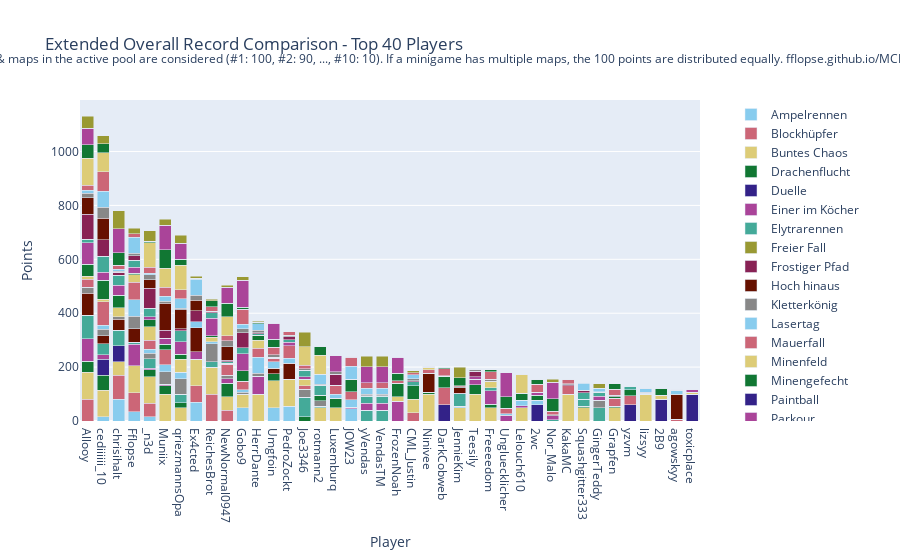

The code cell stored with this chart in its notebook:
### Code cell
import plotly.graph_objects as go

# Sum all columns to get the total score
outDf['Total'] = outDf.sum(axis=1)

# Sort by total score and fill N/A values with 0
outDf = outDf.sort_values(by='Total', ascending=False).fillna(0)

# Crop to top 10 players
cropDf = outDf.head(40).copy()

# Drop the 'Total' column for plotting
cropDf = cropDf.drop(columns=['Total'])

# Create a color palette
color_palette = px.colors.qualitative.Safe

# Create the stacked bar plot
fig = go.Figure()

cropDf = remove_duplicate_columns(cropDf)

for column in cropDf.columns.difference(['Player']):
    fig.add_trace(go.Bar(
        x=cropDf.index,
        y=cropDf[column],
        name=column,
        marker_color=color_palette[len(fig.data) % len(color_palette)]
    ))

# Update layout
fig.update_layout(
    barmode='stack',
    title='Extended Overall Record Comparison - Top 40 Players',
    xaxis=dict(title='Player'),
    yaxis=dict(title='Points'),
    #height=800,
    #width=1000,
    legend=dict(
        x=1.05,
        y=0.5,
        traceorder='normal',
        font=dict(size=12),
        bgcolor='rgba(255, 255, 255, 0)',
        bordercolor='rgba(0, 0, 0, 0)'
    ),
    margin=dict(r=200),  # Adjust right margin to make room for the legend
    annotations=[
        dict(
            x=0.5,
            y=1.1635,
            xref='paper',
            yref='paper',
            text='Max 100 points per minigame. Records #1 through #10 of games & maps in the active pool are considered (#1: 100, #2: 90, ..., #10: 10). If a minigame has multiple maps, the 100 points are distributed equally. fflopse.github.io/MCP-Records/data-analysis/global-ranking.ipynb',
            showarrow=False,
            font=dict(size=12),
            xanchor='center'
        )
    ]
)

fig.show()

# save the plot as an html file

fig.write_html('out/ext_overall_record_comparison.html')

### Figure 1 — Plotly figure (JSON) as saved in the notebook; plotly's stock layout.template omitted (floating-point values rounded to 4 significant figures)
{"data": [{"marker": {"color": "rgb(136, 204, 238)"}, "name": "Ampelrennen", "type": "bar", "x": ["Allooy", "cediiiiii_10", "chrisihalt", "Fflopse", "_n3d", "Muniix", "qriezmannsOpa", "Ex4cted", "ReichesBrot", "NewNormal0947", "Gobo9", "HerrDante", "Umgfoin", "PedroZockt", "Joe3346", "rotmann2", "Luxemburq", "JOW23", "yVendas", "VendasTM", "FrozenNoah", "CML_Justin", "Ninivee", "DarkCobweb", "JennieKim", "Teesily", "Freeeedom", "Ungluecklicher", "Lelouch610", "2wc", "Nor_Malo", "KakaMC", "Squashgitter333", "GingerTeddy", "Grapfen", "yzvm", "lizsyy", "2B9", "agowskyy", "toxicplace"], "y": [0.0, 15.0, 80.0, 35.0, 15.0, 0.0, 0.0, 70.0, 0.0, 0.0, 50.0, 0.0, 50.0, 55.0, 0.0, 0.0, 0.0, 45.0, 0.0, 0.0, 0.0, 0.0, 0.0, 0.0, 0.0, 0.0, 0.0, 0.0, 0.0, 0.0, 0.0, 0.0, 0.0, 0.0, 0.0, 0.0, 0.0, 0.0, 0.0, 0.0]}, {"marker": {"color": "rgb(204, 102, 119)"}, "name": "Blockhüpfer", "type": "bar", "x": ["Allooy", "cediiiiii_10", "chrisihalt", "Fflopse", "_n3d", "Muniix", "qriezmannsOpa", "Ex4cted", "ReichesBrot", "NewNormal0947", "Gobo9", "HerrDante", "Umgfoin", "PedroZockt", "Joe3346", "rotmann2", "Luxemburq", "JOW23", "yVendas", "VendasTM", "FrozenNoah", "CML_Justin", "Ninivee", "DarkCobweb", "JennieKim", "Teesily", "Freeeedom", "Ungluecklicher", "Lelouch610", "2wc", "Nor_Malo", "KakaMC", "Squashgitter333", "GingerTeddy", "Grapfen", "yzvm", "lizsyy", "2B9", "agowskyy", "toxicplace"], "y": [80.0, 0.0, 90.0, 70.0, 50.0, 0.0, 0.0, 60.0, 100.0, 40.0, 0.0, 0.0, 0.0, 0.0, 0.0, 0.0, 0.0, 0.0, 0.0, 0.0, 0.0, 30.0, 0.0, 0.0, 0.0, 0.0, 0.0, 0.0, 0.0, 0.0, 0.0, 0.0, 0.0, 0.0, 0.0, 0.0, 0.0, 0.0, 0.0, 0.0]}, {"marker": {"color": "rgb(221, 204, 119)"}, "name": "Buntes Chaos", "type": "bar", "x": ["Allooy", "cediiiiii_10", "chrisihalt", "Fflopse", "_n3d", "Muniix", "qriezmannsOpa", "Ex4cted", "ReichesBrot", "NewNormal0947", "Gobo9", "HerrDante", "Umgfoin", "PedroZockt", "Joe3346", "rotmann2", "Luxemburq", "JOW23", "yVendas", "VendasTM", "FrozenNoah", "CML_Justin", "Ninivee", "DarkCobweb", "JennieKim", "Teesily", "Freeeedom", "Ungluecklicher", "Lelouch610", "2wc", "Nor_Malo", "KakaMC", "Squashgitter333", "GingerTeddy", "Grapfen", "yzvm", "lizsyy", "2B9", "agowskyy", "toxicplace"], "y": [100.0, 100.0, 50.0, 100.0, 100.0, 100.0, 50.0, 100.0, 100.0, 50.0, 50.0, 100.0, 100.0, 100.0, 0.0, 50.0, 50.0, 0.0, 0.0, 0.0, 0.0, 50.0, 100.0, 0.0, 50.0, 100.0, 50.0, 0.0, 50.0, 0.0, 0.0, 100.0, 50.0, 0.0, 50.0, 0.0, 100.0, 0.0, 0.0, 0.0]}, {"marker": {"color": "rgb(17, 119, 51)"}, "name": "Drachenflucht", "type": "bar", "x": ["Allooy", "cediiiiii_10", "chrisihalt", "Fflopse", "_n3d", "Muniix", "qriezmannsOpa", "Ex4cted", "ReichesBrot", "NewNormal0947", "Gobo9", "HerrDante", "Umgfoin", "PedroZockt", "Joe3346", "rotmann2", "Luxemburq", "JOW23", "yVendas", "VendasTM", "FrozenNoah", "CML_Justin", "Ninivee", "DarkCobweb", "JennieKim", "Teesily", "Freeeedom", "Ungluecklicher", "Lelouch610", "2wc", "Nor_Malo", "KakaMC", "Squashgitter333", "GingerTeddy", "Grapfen", "yzvm", "lizsyy", "2B9", "agowskyy", "toxicplace"], "y": [42.5, 55.0, 0.0, 0.0, 25.0, 30.0, 17.5, 0.0, 0.0, 50.0, 0.0, 0.0, 25.0, 0.0, 15.0, 0.0, 35.0, 0.0, 0.0, 0.0, 0.0, 50.0, 7.5, 0.0, 0.0, 35.0, 12.5, 0.0, 0.0, 0.0, 0.0, 0.0, 5.0, 0.0, 5.0, 0.0, 0.0, 0.0, 0.0, 0.0]}, {"marker": {"color": "rgb(51, 34, 136)"}, "name": "Duelle", "type": "bar", "x": ["Allooy", "cediiiiii_10", "chrisihalt", "Fflopse", "_n3d", "Muniix", "qriezmannsOpa", "Ex4cted", "ReichesBrot", "NewNormal0947", "Gobo9", "HerrDante", "Umgfoin", "PedroZockt", "Joe3346", "rotmann2", "Luxemburq", "JOW23", "yVendas", "VendasTM", "FrozenNoah", "CML_Justin", "Ninivee", "DarkCobweb", "JennieKim", "Teesily", "Freeeedom", "Ungluecklicher", "Lelouch610", "2wc", "Nor_Malo", "KakaMC", "Squashgitter333", "GingerTeddy", "Grapfen", "yzvm", "lizsyy", "2B9", "agowskyy", "toxicplace"], "y": [0.0, 60.0, 60.0, 0.0, 0.0, 0.0, 0.0, 0.0, 0.0, 0.0, 0.0, 0.0, 0.0, 0.0, 0.0, 0.0, 0.0, 0.0, 0.0, 0.0, 0.0, 0.0, 0.0, 60.0, 0.0, 0.0, 0.0, 0.0, 0.0, 60.0, 0.0, 0.0, 0.0, 0.0, 0.0, 60.0, 0.0, 80.0, 0.0, 100.0]}, {"marker": {"color": "rgb(170, 68, 153)"}, "name": "Einer im Köcher", "type": "bar", "x": ["Allooy", "cediiiiii_10", "chrisihalt", "Fflopse", "_n3d", "Muniix", "qriezmannsOpa", "Ex4cted", "ReichesBrot", "NewNormal0947", "Gobo9", "HerrDante", "Umgfoin", "PedroZockt", "Joe3346", "rotmann2", "Luxemburq", "JOW23", "yVendas", "VendasTM", "FrozenNoah", "CML_Justin", "Ninivee", "DarkCobweb", "JennieKim", "Teesily", "Freeeedom", "Ungluecklicher", "Lelouch610", "2wc", "Nor_Malo", "KakaMC", "Squashgitter333", "GingerTeddy", "Grapfen", "yzvm", "lizsyy", "2B9", "agowskyy", "toxicplace"], "y": [83.33, 16.67, 0.0, 80.0, 6.667, 6.667, 0.0, 26.67, 0.0, 16.67, 0.0, 66.67, 0.0, 0.0, 0.0, 0.0, 0.0, 6.667, 0.0, 0.0, 73.33, 0.0, 0.0, 0.0, 0.0, 20.0, 50.0, 20.0, 6.667, 0.0, 0.0, 0.0, 0.0, 0.0, 0.0, 0.0, 0.0, 0.0, 0.0, 0.0]}, {"marker": {"color": "rgb(68, 170, 153)"}, "name": "Elytrarennen", "type": "bar", "x": ["Allooy", "cediiiiii_10", "chrisihalt", "Fflopse", "_n3d", "Muniix", "qriezmannsOpa", "Ex4cted", "ReichesBrot", "NewNormal0947", "Gobo9", "HerrDante", "Umgfoin", "PedroZockt", "Joe3346", "rotmann2", "Luxemburq", "JOW23", "yVendas", "VendasTM", "FrozenNoah", "CML_Justin", "Ninivee", "DarkCobweb", "JennieKim", "Teesily", "Freeeedom", "Ungluecklicher", "Lelouch610", "2wc", "Nor_Malo", "KakaMC", "Squashgitter333", "GingerTeddy", "Grapfen", "yzvm", "lizsyy", "2B9", "agowskyy", "toxicplace"], "y": [87.5, 40.0, 57.5, 7.5, 35.0, 0.0, 32.5, 0.0, 20.0, 0.0, 0.0, 0.0, 0.0, 0.0, 72.5, 5.0, 0.0, 0.0, 40.0, 40.0, 0.0, 15.0, 0.0, 0.0, 0.0, 0.0, 10.0, 0.0, 0.0, 0.0, 5.0, 0.0, 25.0, 50.0, 0.0, 0.0, 0.0, 0.0, 0.0, 0.0]}, {"marker": {"color": "rgb(153, 153, 51)"}, "name": "Freier Fall", "type": "bar", "x": ["Allooy", "cediiiiii_10", "chrisihalt", "Fflopse", "_n3d", "Muniix", "qriezmannsOpa", "Ex4cted", "ReichesBrot", "NewNormal0947", "Gobo9", "HerrDante", "Umgfoin", "PedroZockt", "Joe3346", "rotmann2", "Luxemburq", "JOW23", "yVendas", "VendasTM", "FrozenNoah", "CML_Justin", "Ninivee", "DarkCobweb", "JennieKim", "Teesily", "Freeeedom", "Ungluecklicher", "Lelouch610", "2wc", "Nor_Malo", "KakaMC", "Squashgitter333", "GingerTeddy", "Grapfen", "yzvm", "lizsyy", "2B9", "agowskyy", "toxicplace"], "y": [0.0, 0.0, 0.0, 0.0, 0.0, 0.0, 0.0, 0.0, 0.0, 0.0, 0.0, 0.0, 0.0, 0.0, 0.0, 0.0, 0.0, 0.0, 0.0, 0.0, 0.0, 0.0, 0.0, 0.0, 0.0, 0.0, 0.0, 0.0, 0.0, 0.0, 0.0, 0.0, 0.0, 0.0, 0.0, 0.0, 0.0, 0.0, 0.0, 0.0]}, {"marker": {"color": "rgb(136, 34, 85)"}, "name": "Frostiger Pfad", "type": "bar", "x": ["Allooy", "cediiiiii_10", "chrisihalt", "Fflopse", "_n3d", "Muniix", "qriezmannsOpa", "Ex4cted", "ReichesBrot", "NewNormal0947", "Gobo9", "HerrDante", "Umgfoin", "PedroZockt", "Joe3346", "rotmann2", "Luxemburq", "JOW23", "yVendas", "VendasTM", "FrozenNoah", "CML_Justin", "Ninivee", "DarkCobweb", "JennieKim", "Teesily", "Freeeedom", "Ungluecklicher", "Lelouch610", "2wc", "Nor_Malo", "KakaMC", "Squashgitter333", "GingerTeddy", "Grapfen", "yzvm", "lizsyy", "2B9", "agowskyy", "toxicplace"], "y": [0.0, 0.0, 0.0, 0.0, 0.0, 0.0, 0.0, 0.0, 0.0, 0.0, 0.0, 0.0, 0.0, 0.0, 0.0, 0.0, 0.0, 0.0, 0.0, 0.0, 0.0, 0.0, 0.0, 0.0, 0.0, 0.0, 0.0, 0.0, 0.0, 0.0, 0.0, 0.0, 0.0, 0.0, 0.0, 0.0, 0.0, 0.0, 0.0, 0.0]}, {"marker": {"color": "rgb(102, 17, 0)"}, "name": "Hoch hinaus", "type": "bar", "x": ["Allooy", "cediiiiii_10", "chrisihalt", "Fflopse", "_n3d", "Muniix", "qriezmannsOpa", "Ex4cted", "ReichesBrot", "NewNormal0947", "Gobo9", "HerrDante", "Umgfoin", "PedroZockt", "Joe3346", "rotmann2", "Luxemburq", "JOW23", "yVendas", "VendasTM", "FrozenNoah", "CML_Justin", "Ninivee", "DarkCobweb", "JennieKim", "Teesily", "Freeeedom", "Ungluecklicher", "Lelouch610", "2wc", "Nor_Malo", "KakaMC", "Squashgitter333", "GingerTeddy", "Grapfen", "yzvm", "lizsyy", "2B9", "agowskyy", "toxicplace"], "y": [80.0, 30.0, 40.0, 50.0, 0.0, 0.0, 0.0, 90.0, 0.0, 0.0, 0.0, 0.0, 20.0, 60.0, 0.0, 0.0, 0.0, 0.0, 0.0, 0.0, 0.0, 0.0, 70.0, 0.0, 0.0, 0.0, 0.0, 0.0, 0.0, 0.0, 0.0, 0.0, 0.0, 0.0, 0.0, 0.0, 0.0, 0.0, 0.0, 0.0]}, {"marker": {"color": "rgb(136, 136, 136)"}, "name": "Kletterkönig", "type": "bar", "x": ["Allooy", "cediiiiii_10", "chrisihalt", "Fflopse", "_n3d", "Muniix", "qriezmannsOpa", "Ex4cted", "ReichesBrot", "NewNormal0947", "Gobo9", "HerrDante", "Umgfoin", "PedroZockt", "Joe3346", "rotmann2", "Luxemburq", "JOW23", "yVendas", "VendasTM", "FrozenNoah", "CML_Justin", "Ninivee", "DarkCobweb", "JennieKim", "Teesily", "Freeeedom", "Ungluecklicher", "Lelouch610", "2wc", "Nor_Malo", "KakaMC", "Squashgitter333", "GingerTeddy", "Grapfen", "yzvm", "lizsyy", "2B9", "agowskyy", "toxicplace"], "y": [23.33, 23.33, 10.0, 46.67, 20.0, 46.67, 56.67, 0.0, 66.67, 13.33, 6.667, 10.0, 0.0, 0.0, 30.0, 20.0, 0.0, 0.0, 0.0, 0.0, 0.0, 0.0, 0.0, 0.0, 0.0, 0.0, 0.0, 0.0, 0.0, 0.0, 0.0, 0.0, 0.0, 26.67, 0.0, 0.0, 0.0, 0.0, 0.0, 0.0]}, {"marker": {"color": "rgb(136, 204, 238)"}, "name": "Lasertag", "type": "bar", "x": ["Allooy", "cediiiiii_10", "chrisihalt", "Fflopse", "_n3d", "Muniix", "qriezmannsOpa", "Ex4cted", "ReichesBrot", "NewNormal0947", "Gobo9", "HerrDante", "Umgfoin", "PedroZockt", "Joe3346", "rotmann2", "Luxemburq", "JOW23", "yVendas", "VendasTM", "FrozenNoah", "CML_Justin", "Ninivee", "DarkCobweb", "JennieKim", "Teesily", "Freeeedom", "Ungluecklicher", "Lelouch610", "2wc", "Nor_Malo", "KakaMC", "Squashgitter333", "GingerTeddy", "Grapfen", "yzvm", "lizsyy", "2B9", "agowskyy", "toxicplace"], "y": [0.0, 15.0, 0.0, 60.0, 15.0, 25.0, 25.0, 22.5, 7.5, 0.0, 10.0, 60.0, 25.0, 17.5, 0.0, 0.0, 15.0, 27.5, 0.0, 0.0, 0.0, 0.0, 0.0, 0.0, 5.0, 0.0, 0.0, 0.0, 20.0, 17.5, 0.0, 0.0, 0.0, 0.0, 0.0, 0.0, 0.0, 0.0, 0.0, 0.0]}, {"marker": {"color": "rgb(204, 102, 119)"}, "name": "Mauerfall", "type": "bar", "x": ["Allooy", "cediiiiii_10", "chrisihalt", "Fflopse", "_n3d", "Muniix", "qriezmannsOpa", "Ex4cted", "ReichesBrot", "NewNormal0947", "Gobo9", "HerrDante", "Umgfoin", "PedroZockt", "Joe3346", "rotmann2", "Luxemburq", "JOW23", "yVendas", "VendasTM", "FrozenNoah", "CML_Justin", "Ninivee", "DarkCobweb", "JennieKim", "Teesily", "Freeeedom", "Ungluecklicher", "Lelouch610", "2wc", "Nor_Malo", "KakaMC", "Squashgitter333", "GingerTeddy", "Grapfen", "yzvm", "lizsyy", "2B9", "agowskyy", "toxicplace"], "y": [30.0, 86.67, 0.0, 66.67, 33.33, 56.67, 0.0, 0.0, 0.0, 40.0, 30.0, 33.33, 13.33, 46.67, 13.33, 0.0, 33.33, 30.0, 0.0, 0.0, 0.0, 0.0, 13.33, 63.33, 0.0, 0.0, 0.0, 0.0, 0.0, 0.0, 0.0, 30.0, 0.0, 0.0, 30.0, 33.33, 0.0, 0.0, 6.667, 0.0]}, {"marker": {"color": "rgb(221, 204, 119)"}, "name": "Minenfeld", "type": "bar", "x": ["Allooy", "cediiiiii_10", "chrisihalt", "Fflopse", "_n3d", "Muniix", "qriezmannsOpa", "Ex4cted", "ReichesBrot", "NewNormal0947", "Gobo9", "HerrDante", "Umgfoin", "PedroZockt", "Joe3346", "rotmann2", "Luxemburq", "JOW23", "yVendas", "VendasTM", "FrozenNoah", "CML_Justin", "Ninivee", "DarkCobweb", "JennieKim", "Teesily", "Freeeedom", "Ungluecklicher", "Lelouch610", "2wc", "Nor_Malo", "KakaMC", "Squashgitter333", "GingerTeddy", "Grapfen", "yzvm", "lizsyy", "2B9", "agowskyy", "toxicplace"], "y": [10.0, 10.0, 33.33, 26.67, 50.0, 0.0, 46.67, 0.0, 16.67, 0.0, 0.0, 30.0, 0.0, 0.0, 23.33, 0.0, 0.0, 0.0, 0.0, 0.0, 16.67, 0.0, 6.667, 0.0, 0.0, 0.0, 23.33, 0.0, 0.0, 0.0, 0.0, 0.0, 0.0, 0.0, 0.0, 0.0, 0.0, 13.33, 0.0, 6.667]}, {"marker": {"color": "rgb(17, 119, 51)"}, "name": "Minengefecht", "type": "bar", "x": ["Allooy", "cediiiiii_10", "chrisihalt", "Fflopse", "_n3d", "Muniix", "qriezmannsOpa", "Ex4cted", "ReichesBrot", "NewNormal0947", "Gobo9", "HerrDante", "Umgfoin", "PedroZockt", "Joe3346", "rotmann2", "Luxemburq", "JOW23", "yVendas", "VendasTM", "FrozenNoah", "CML_Justin", "Ninivee", "DarkCobweb", "JennieKim", "Teesily", "Freeeedom", "Ungluecklicher", "Lelouch610", "2wc", "Nor_Malo", "KakaMC", "Squashgitter333", "GingerTeddy", "Grapfen", "yzvm", "lizsyy", "2B9", "agowskyy", "toxicplace"], "y": [45.0, 70.0, 45.0, 5.0, 25.0, 20.0, 20.0, 0.0, 5.0, 5.0, 40.0, 17.5, 0.0, 0.0, 0.0, 20.0, 0.0, 45.0, 0.0, 0.0, 47.5, 0.0, 0.0, 42.5, 0.0, 0.0, 0.0, 0.0, 25.0, 17.5, 0.0, 0.0, 0.0, 0.0, 5.0, 22.5, 0.0, 0.0, 0.0, 0.0]}, {"marker": {"color": "rgb(51, 34, 136)"}, "name": "Paintball", "type": "bar", "x": ["Allooy", "cediiiiii_10", "chrisihalt", "Fflopse", "_n3d", "Muniix", "qriezmannsOpa", "Ex4cted", "ReichesBrot", "NewNormal0947", "Gobo9", "HerrDante", "Umgfoin", "PedroZockt", "Joe3346", "rotmann2", "Luxemburq", "JOW23", "yVendas", "VendasTM", "FrozenNoah", "CML_Justin", "Ninivee", "DarkCobweb", "JennieKim", "Teesily", "Freeeedom", "Ungluecklicher", "Lelouch610", "2wc", "Nor_Malo", "KakaMC", "Squashgitter333", "GingerTeddy", "Grapfen", "yzvm", "lizsyy", "2B9", "agowskyy", "toxicplace"], "y": [0.0, 0.0, 0.0, 0.0, 0.0, 0.0, 0.0, 0.0, 0.0, 0.0, 0.0, 0.0, 0.0, 0.0, 0.0, 0.0, 0.0, 0.0, 0.0, 0.0, 0.0, 0.0, 0.0, 0.0, 0.0, 0.0, 0.0, 0.0, 0.0, 0.0, 0.0, 0.0, 0.0, 0.0, 0.0, 0.0, 0.0, 0.0, 0.0, 0.0]}, {"marker": {"color": "rgb(170, 68, 153)"}, "name": "Parkour", "type": "bar", "x": ["Allooy", "cediiiiii_10", "chrisihalt", "Fflopse", "_n3d", "Muniix", "qriezmannsOpa", "Ex4cted", "ReichesBrot", "NewNormal0947", "Gobo9", "HerrDante", "Umgfoin", "PedroZockt", "Joe3346", "rotmann2", "Luxemburq", "JOW23", "yVendas", "VendasTM", "FrozenNoah", "CML_Justin", "Ninivee", "DarkCobweb", "JennieKim", "Teesily", "Freeeedom", "Ungluecklicher", "Lelouch610", "2wc", "Nor_Malo", "KakaMC", "Squashgitter333", "GingerTeddy", "Grapfen", "yzvm", "lizsyy", "2B9", "agowskyy", "toxicplace"], "y": [80.0, 30.0, 37.5, 22.5, 12.5, 22.5, 45.0, 0.0, 65.0, 0.0, 62.5, 0.0, 0.0, 12.5, 10.0, 0.0, 0.0, 0.0, 25.0, 25.0, 0.0, 0.0, 0.0, 0.0, 0.0, 10.0, 0.0, 0.0, 0.0, 12.5, 15.0, 0.0, 0.0, 15.0, 0.0, 0.0, 0.0, 0.0, 0.0, 10.0]}, {"marker": {"color": "rgb(68, 170, 153)"}, "name": "Pferderennen", "type": "bar", "x": ["Allooy", "cediiiiii_10", "chrisihalt", "Fflopse", "_n3d", "Muniix", "qriezmannsOpa", "Ex4cted", "ReichesBrot", "NewNormal0947", "Gobo9", "HerrDante", "Umgfoin", "PedroZockt", "Joe3346", "rotmann2", "Luxemburq", "JOW23", "yVendas", "VendasTM", "FrozenNoah", "CML_Justin", "Ninivee", "DarkCobweb", "JennieKim", "Teesily", "Freeeedom", "Ungluecklicher", "Lelouch610", "2wc", "Nor_Malo", "KakaMC", "Squashgitter333", "GingerTeddy", "Grapfen", "yzvm", "lizsyy", "2B9", "agowskyy", "toxicplace"], "y": [13.33, 60.0, 36.67, 26.67, 31.67, 0.0, 41.67, 0.0, 21.67, 5.0, 23.33, 6.667, 3.333, 10.0, 25.0, 36.67, 0.0, 0.0, 26.67, 26.67, 0.0, 0.0, 0.0, 0.0, 46.67, 0.0, 0.0, 0.0, 0.0, 0.0, 0.0, 0.0, 25.0, 15.0, 0.0, 13.33, 3.333, 0.0, 0.0, 0.0]}, {"marker": {"color": "rgb(153, 153, 51)"}, "name": "Reihenfolge", "type": "bar", "x": ["Allooy", "cediiiiii_10", "chrisihalt", "Fflopse", "_n3d", "Muniix", "qriezmannsOpa", "Ex4cted", "ReichesBrot", "NewNormal0947", "Gobo9", "HerrDante", "Umgfoin", "PedroZockt", "Joe3346", "rotmann2", "Luxemburq", "JOW23", "yVendas", "VendasTM", "FrozenNoah", "CML_Justin", "Ninivee", "DarkCobweb", "JennieKim", "Teesily", "Freeeedom", "Ungluecklicher", "Lelouch610", "2wc", "Nor_Malo", "KakaMC", "Squashgitter333", "GingerTeddy", "Grapfen", "yzvm", "lizsyy", "2B9", "agowskyy", "toxicplace"], "y": [0.0, 0.0, 0.0, 0.0, 0.0, 0.0, 0.0, 0.0, 0.0, 0.0, 0.0, 0.0, 0.0, 0.0, 0.0, 0.0, 0.0, 0.0, 0.0, 0.0, 0.0, 0.0, 0.0, 0.0, 0.0, 0.0, 0.0, 0.0, 0.0, 0.0, 0.0, 0.0, 0.0, 0.0, 0.0, 0.0, 0.0, 0.0, 0.0, 0.0]}, {"marker": {"color": "rgb(136, 34, 85)"}, "name": "Replika", "type": "bar", "x": ["Allooy", "cediiiiii_10", "chrisihalt", "Fflopse", "_n3d", "Muniix", "qriezmannsOpa", "Ex4cted", "ReichesBrot", "NewNormal0947", "Gobo9", "HerrDante", "Umgfoin", "PedroZockt", "Joe3346", "rotmann2", "Luxemburq", "JOW23", "yVendas", "VendasTM", "FrozenNoah", "CML_Justin", "Ninivee", "DarkCobweb", "JennieKim", "Teesily", "Freeeedom", "Ungluecklicher", "Lelouch610", "2wc", "Nor_Malo", "KakaMC", "Squashgitter333", "GingerTeddy", "Grapfen", "yzvm", "lizsyy", "2B9", "agowskyy", "toxicplace"], "y": [92.74, 61.54, 11.28, 15.81, 74.27, 29.32, 7.778, 39.74, 3.248, 6.325, 54.44, 3.761, 0.1709, 11.71, 0.0, 0.7692, 39.83, 0.5128, 2.906, 2.906, 0.0, 4.359, 0.0, 0.0, 1.197, 19.74, 1.111, 0.4274, 0.8547, 0.0, 0.0, 4.615, 8.718, 0.2564, 0.0, 0.0, 1.111, 0.0, 0.0, 0.0]}, {"marker": {"color": "rgb(102, 17, 0)"}, "name": "Runterpurzeln", "type": "bar", "x": ["Allooy", "cediiiiii_10", "chrisihalt", "Fflopse", "_n3d", "Muniix", "qriezmannsOpa", "Ex4cted", "ReichesBrot", "NewNormal0947", "Gobo9", "HerrDante", "Umgfoin", "PedroZockt", "Joe3346", "rotmann2", "Luxemburq", "JOW23", "yVendas", "VendasTM", "FrozenNoah", "CML_Justin", "Ninivee", "DarkCobweb", "JennieKim", "Teesily", "Freeeedom", "Ungluecklicher", "Lelouch610", "2wc", "Nor_Malo", "KakaMC", "Squashgitter333", "GingerTeddy", "Grapfen", "yzvm", "lizsyy", "2B9", "agowskyy", "toxicplace"], "y": [60.0, 80.0, 0.0, 0.0, 30.0, 100.0, 70.0, 40.0, 0.0, 50.0, 0.0, 0.0, 0.0, 0.0, 0.0, 0.0, 0.0, 0.0, 0.0, 0.0, 0.0, 0.0, 0.0, 0.0, 20.0, 0.0, 0.0, 0.0, 0.0, 0.0, 0.0, 0.0, 0.0, 0.0, 0.0, 0.0, 0.0, 0.0, 90.0, 0.0]}, {"marker": {"color": "rgb(136, 136, 136)"}, "name": "Sammelwahn", "type": "bar", "x": ["Allooy", "cediiiiii_10", "chrisihalt", "Fflopse", "_n3d", "Muniix", "qriezmannsOpa", "Ex4cted", "ReichesBrot", "NewNormal0947", "Gobo9", "HerrDante", "Umgfoin", "PedroZockt", "Joe3346", "rotmann2", "Luxemburq", "JOW23", "yVendas", "VendasTM", "FrozenNoah", "CML_Justin", "Ninivee", "DarkCobweb", "JennieKim", "Teesily", "Freeeedom", "Ungluecklicher", "Lelouch610", "2wc", "Nor_Malo", "KakaMC", "Squashgitter333", "GingerTeddy", "Grapfen", "yzvm", "lizsyy", "2B9", "agowskyy", "toxicplace"], "y": [17.91, 39.3, 4.884, 10.0, 19.53, 8.372, 6.047, 17.67, 2.093, 20.7, 14.88, 8.14, 9.302, 4.651, 5.349, 4.186, 9.07, 0.4651, 4.419, 4.419, 2.326, 7.442, 1.395, 1.395, 4.419, 5.581, 7.209, 1.163, 0.4651, 0.0, 3.953, 2.791, 0.4651, 1.628, 4.884, 0.0, 2.791, 2.326, 1.86, 0.0]}, {"marker": {"color": "rgb(136, 204, 238)"}, "name": "Schießstand", "type": "bar", "x": ["Allooy", "cediiiiii_10", "chrisihalt", "Fflopse", "_n3d", "Muniix", "qriezmannsOpa", "Ex4cted", "ReichesBrot", "NewNormal0947", "Gobo9", "HerrDante", "Umgfoin", "PedroZockt", "Joe3346", "rotmann2", "Luxemburq", "JOW23", "yVendas", "VendasTM", "FrozenNoah", "CML_Justin", "Ninivee", "DarkCobweb", "JennieKim", "Teesily", "Freeeedom", "Ungluecklicher", "Lelouch610", "2wc", "Nor_Malo", "KakaMC", "Squashgitter333", "GingerTeddy", "Grapfen", "yzvm", "lizsyy", "2B9", "agowskyy", "toxicplace"], "y": [10.0, 60.0, 7.5, 60.0, 5.0, 17.5, 35.0, 60.0, 0.0, 0.0, 17.5, 25.0, 0.0, 0.0, 0.0, 37.5, 0.0, 47.5, 22.5, 22.5, 0.0, 15.0, 0.0, 0.0, 0.0, 0.0, 0.0, 5.0, 0.0, 0.0, 0.0, 0.0, 25.0, 12.5, 0.0, 0.0, 15.0, 0.0, 15.0, 0.0]}, {"marker": {"color": "rgb(204, 102, 119)"}, "name": "Skywars", "type": "bar", "x": ["Allooy", "cediiiiii_10", "chrisihalt", "Fflopse", "_n3d", "Muniix", "qriezmannsOpa", "Ex4cted", "ReichesBrot", "NewNormal0947", "Gobo9", "HerrDante", "Umgfoin", "PedroZockt", "Joe3346", "rotmann2", "Luxemburq", "JOW23", "yVendas", "VendasTM", "FrozenNoah", "CML_Justin", "Ninivee", "DarkCobweb", "JennieKim", "Teesily", "Freeeedom", "Ungluecklicher", "Lelouch610", "2wc", "Nor_Malo", "KakaMC", "Squashgitter333", "GingerTeddy", "Grapfen", "yzvm", "lizsyy", "2B9", "agowskyy", "toxicplace"], "y": [20.0, 73.33, 15.0, 13.33, 23.33, 33.33, 33.33, 3.333, 16.67, 20.0, 55.0, 0.0, 26.67, 13.33, 11.67, 0.0, 0.0, 33.33, 20.0, 20.0, 10.0, 6.667, 0.0, 26.67, 3.333, 0.0, 28.33, 20.0, 0.0, 28.33, 11.67, 16.67, 3.333, 0.0, 23.33, 0.0, 0.0, 0.0, 0.0, 0.0]}, {"marker": {"color": "rgb(221, 204, 119)"}, "name": "Spleef", "type": "bar", "x": ["Allooy", "cediiiiii_10", "chrisihalt", "Fflopse", "_n3d", "Muniix", "qriezmannsOpa", "Ex4cted", "ReichesBrot", "NewNormal0947", "Gobo9", "HerrDante", "Umgfoin", "PedroZockt", "Joe3346", "rotmann2", "Luxemburq", "JOW23", "yVendas", "VendasTM", "FrozenNoah", "CML_Justin", "Ninivee", "DarkCobweb", "JennieKim", "Teesily", "Freeeedom", "Ungluecklicher", "Lelouch610", "2wc", "Nor_Malo", "KakaMC", "Squashgitter333", "GingerTeddy", "Grapfen", "yzvm", "lizsyy", "2B9", "agowskyy", "toxicplace"], "y": [100.0, 70.0, 0.0, 0.0, 90.0, 70.0, 90.0, 0.0, 0.0, 70.0, 0.0, 0.0, 0.0, 0.0, 70.0, 70.0, 0.0, 0.0, 0.0, 0.0, 0.0, 0.0, 0.0, 0.0, 0.0, 0.0, 0.0, 0.0, 70.0, 0.0, 0.0, 0.0, 0.0, 0.0, 0.0, 0.0, 0.0, 0.0, 0.0, 0.0]}, {"marker": {"color": "rgb(17, 119, 51)"}, "name": "Survivalgames", "type": "bar", "x": ["Allooy", "cediiiiii_10", "chrisihalt", "Fflopse", "_n3d", "Muniix", "qriezmannsOpa", "Ex4cted", "ReichesBrot", "NewNormal0947", "Gobo9", "HerrDante", "Umgfoin", "PedroZockt", "Joe3346", "rotmann2", "Luxemburq", "JOW23", "yVendas", "VendasTM", "FrozenNoah", "CML_Justin", "Ninivee", "DarkCobweb", "JennieKim", "Teesily", "Freeeedom", "Ungluecklicher", "Lelouch610", "2wc", "Nor_Malo", "KakaMC", "Squashgitter333", "GingerTeddy", "Grapfen", "yzvm", "lizsyy", "2B9", "agowskyy", "toxicplace"], "y": [50.0, 32.5, 45.0, 0.0, 5.0, 70.0, 22.5, 0.0, 22.5, 50.0, 7.5, 5.0, 30.0, 0.0, 0.0, 32.5, 0.0, 5.0, 0.0, 0.0, 27.5, 0.0, 5.0, 5.0, 30.0, 0.0, 7.5, 42.5, 0.0, 20.0, 47.5, 0.0, 0.0, 0.0, 20.0, 0.0, 0.0, 25.0, 5.0, 0.0]}, {"marker": {"color": "rgb(51, 34, 136)"}, "name": "Todeswürfel", "type": "bar", "x": ["Allooy", "cediiiiii_10", "chrisihalt", "Fflopse", "_n3d", "Muniix", "qriezmannsOpa", "Ex4cted", "ReichesBrot", "NewNormal0947", "Gobo9", "HerrDante", "Umgfoin", "PedroZockt", "Joe3346", "rotmann2", "Luxemburq", "JOW23", "yVendas", "VendasTM", "FrozenNoah", "CML_Justin", "Ninivee", "DarkCobweb", "JennieKim", "Teesily", "Freeeedom", "Ungluecklicher", "Lelouch610", "2wc", "Nor_Malo", "KakaMC", "Squashgitter333", "GingerTeddy", "Grapfen", "yzvm", "lizsyy", "2B9", "agowskyy", "toxicplace"], "y": [0.0, 0.0, 0.0, 0.0, 0.0, 0.0, 0.0, 0.0, 0.0, 0.0, 0.0, 0.0, 0.0, 0.0, 0.0, 0.0, 0.0, 0.0, 0.0, 0.0, 0.0, 0.0, 0.0, 0.0, 0.0, 0.0, 0.0, 0.0, 0.0, 0.0, 0.0, 0.0, 0.0, 0.0, 0.0, 0.0, 0.0, 0.0, 0.0, 0.0]}, {"marker": {"color": "rgb(170, 68, 153)"}, "name": "Turmroulette", "type": "bar", "x": ["Allooy", "cediiiiii_10", "chrisihalt", "Fflopse", "_n3d", "Muniix", "qriezmannsOpa", "Ex4cted", "ReichesBrot", "NewNormal0947", "Gobo9", "HerrDante", "Umgfoin", "PedroZockt", "Joe3346", "rotmann2", "Luxemburq", "JOW23", "yVendas", "VendasTM", "FrozenNoah", "CML_Justin", "Ninivee", "DarkCobweb", "JennieKim", "Teesily", "Freeeedom", "Ungluecklicher", "Lelouch610", "2wc", "Nor_Malo", "KakaMC", "Squashgitter333", "GingerTeddy", "Grapfen", "yzvm", "lizsyy", "2B9", "agowskyy", "toxicplace"], "y": [60.0, 0.0, 90.0, 0.0, 0.0, 90.0, 60.0, 0.0, 0.0, 60.0, 100.0, 0.0, 60.0, 0.0, 0.0, 0.0, 60.0, 0.0, 60.0, 60.0, 60.0, 0.0, 0.0, 0.0, 0.0, 0.0, 0.0, 90.0, 0.0, 0.0, 60.0, 0.0, 0.0, 0.0, 0.0, 0.0, 0.0, 0.0, 0.0, 0.0]}, {"marker": {"color": "rgb(68, 170, 153)"}, "name": "Waffenfolge", "type": "bar", "x": ["Allooy", "cediiiiii_10", "chrisihalt", "Fflopse", "_n3d", "Muniix", "qriezmannsOpa", "Ex4cted", "ReichesBrot", "NewNormal0947", "Gobo9", "HerrDante", "Umgfoin", "PedroZockt", "Joe3346", "rotmann2", "Luxemburq", "JOW23", "yVendas", "VendasTM", "FrozenNoah", "CML_Justin", "Ninivee", "DarkCobweb", "JennieKim", "Teesily", "Freeeedom", "Ungluecklicher", "Lelouch610", "2wc", "Nor_Malo", "KakaMC", "Squashgitter333", "GingerTeddy", "Grapfen", "yzvm", "lizsyy", "2B9", "agowskyy", "toxicplace"], "y": [0.0, 0.0, 0.0, 0.0, 0.0, 0.0, 0.0, 0.0, 0.0, 0.0, 0.0, 0.0, 0.0, 0.0, 0.0, 0.0, 0.0, 0.0, 0.0, 0.0, 0.0, 0.0, 0.0, 0.0, 0.0, 0.0, 0.0, 0.0, 0.0, 0.0, 0.0, 0.0, 0.0, 0.0, 0.0, 0.0, 0.0, 0.0, 0.0, 0.0]}, {"marker": {"color": "rgb(153, 153, 51)"}, "name": "Wettrennen", "type": "bar", "x": ["Allooy", "cediiiiii_10", "chrisihalt", "Fflopse", "_n3d", "Muniix", "qriezmannsOpa", "Ex4cted", "ReichesBrot", "NewNormal0947", "Gobo9", "HerrDante", "Umgfoin", "PedroZockt", "Joe3346", "rotmann2", "Luxemburq", "JOW23", "yVendas", "VendasTM", "FrozenNoah", "CML_Justin", "Ninivee", "DarkCobweb", "JennieKim", "Teesily", "Freeeedom", "Ungluecklicher", "Lelouch610", "2wc", "Nor_Malo", "KakaMC", "Squashgitter333", "GingerTeddy", "Grapfen", "yzvm", "lizsyy", "2B9", "agowskyy", "toxicplace"], "y": [46.0, 30.0, 66.0, 20.0, 40.0, 22.0, 30.0, 8.0, 4.0, 6.0, 14.0, 4.0, 0.0, 0.0, 54.0, 0.0, 0.0, 0.0, 38.0, 38.0, 0.0, 8.0, 0.0, 0.0, 38.0, 0.0, 0.0, 0.0, 0.0, 0.0, 12.0, 0.0, 0.0, 18.0, 0.0, 0.0, 0.0, 0.0, 0.0, 0.0]}], "layout": {"annotations": [{"font": {"size": 12}, "showarrow": false, "text": "Max 100 points per minigame. Records #1 through #10 of games & maps in the active pool are considered (#1: 100, #2: 90, ..., #10: 10). If a minigame has multiple maps, the 100 points are distributed equally. fflopse.github.io/MCP-Records/data-analysis/global-ranking.ipynb", "x": 0.5, "xanchor": "center", "xref": "paper", "y": 1.163, "yref": "paper"}], "barmode": "stack", "legend": {"bgcolor": "rgba(255, 255, 255, 0)", "bordercolor": "rgba(0, 0, 0, 0)", "font": {"size": 12}, "traceorder": "normal", "x": 1.05, "y": 0.5}, "margin": {"r": 200}, "title": {"text": "Extended Overall Record Comparison - Top 40 Players"}, "xaxis": {"title": {"text": "Player"}}, "yaxis": {"title": {"text": "Points"}}}}
